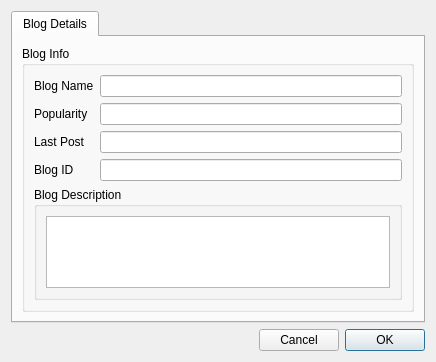
<?xml version="1.0" encoding="UTF-8"?>
<ui version="4.0">
 <class>BlogDetails</class>
 <widget class="QDialog" name="BlogDetails">
  <property name="geometry">
   <rect>
    <x>0</x>
    <y>0</y>
    <width>436</width>
    <height>355</height>
   </rect>
  </property>
  <property name="windowTitle">
   <string>Blog Details</string>
  </property>
  <property name="windowIcon">
   <iconset resource="../../images.qrc">
    <normaloff>:/images/rstray3.png</normaloff>:/images/rstray3.png</iconset>
  </property>
  <layout class="QGridLayout" name="gridLayout_3">
   <item row="0" column="0">
    <widget class="QTabWidget" name="stabWidget">
     <property name="currentIndex">
      <number>0</number>
     </property>
     <widget class="QWidget" name="tab">
      <attribute name="icon">
       <iconset resource="../../images.qrc">
        <normaloff>:/images/info16.png</normaloff>:/images/info16.png</iconset>
      </attribute>
      <attribute name="title">
       <string>Blog Details</string>
      </attribute>
      <layout class="QGridLayout">
       <item row="0" column="0">
        <widget class="QGroupBox" name="groupBox_2">
         <property name="title">
          <string>Blog Info</string>
         </property>
         <layout class="QGridLayout" name="gridLayout_2">
          <item row="0" column="0">
           <widget class="QLabel" name="label">
            <property name="text">
             <string>Blog Name</string>
            </property>
           </widget>
          </item>
          <item row="0" column="1">
           <widget class="QLineEdit" name="nameline"/>
          </item>
          <item row="1" column="0">
           <widget class="QLabel" name="label_10">
            <property name="text">
             <string>Popularity</string>
            </property>
           </widget>
          </item>
          <item row="1" column="1">
           <widget class="QLineEdit" name="popline">
            <property name="readOnly">
             <bool>true</bool>
            </property>
           </widget>
          </item>
          <item row="2" column="0">
           <widget class="QLabel" name="label_11">
            <property name="text">
             <string>Last Post</string>
            </property>
           </widget>
          </item>
          <item row="2" column="1">
           <widget class="QLineEdit" name="postline">
            <property name="readOnly">
             <bool>true</bool>
            </property>
           </widget>
          </item>
          <item row="3" column="0">
           <widget class="QLabel" name="label_2">
            <property name="text">
             <string>Blog ID</string>
            </property>
           </widget>
          </item>
          <item row="3" column="1">
           <widget class="QLineEdit" name="IDline"/>
          </item>
          <item row="4" column="0" colspan="2">
           <widget class="QGroupBox" name="groupBox">
            <property name="title">
             <string>Blog Description</string>
            </property>
            <layout class="QGridLayout" name="gridLayout">
             <item row="0" column="0">
              <widget class="QTextEdit" name="DescriptiontextEdit"/>
             </item>
            </layout>
           </widget>
          </item>
         </layout>
        </widget>
       </item>
      </layout>
     </widget>
    </widget>
   </item>
   <item row="1" column="0">
    <layout class="QGridLayout" name="_2">
     <item row="0" column="0">
      <spacer>
       <property name="orientation">
        <enum>Qt::Horizontal</enum>
       </property>
       <property name="sizeHint" stdset="0">
        <size>
         <width>311</width>
         <height>20</height>
        </size>
       </property>
      </spacer>
     </item>
     <item row="0" column="1">
      <widget class="QPushButton" name="cancelButton">
       <property name="text">
        <string>Cancel</string>
       </property>
      </widget>
     </item>
     <item row="0" column="2">
      <widget class="QPushButton" name="applyButton">
       <property name="text">
        <string>OK</string>
       </property>
       <property name="autoDefault">
        <bool>false</bool>
       </property>
       <property name="default">
        <bool>true</bool>
       </property>
      </widget>
     </item>
    </layout>
   </item>
  </layout>
 </widget>
 <resources>
  <include location="../../images.qrc"/>
 </resources>
 <connections/>
</ui>
